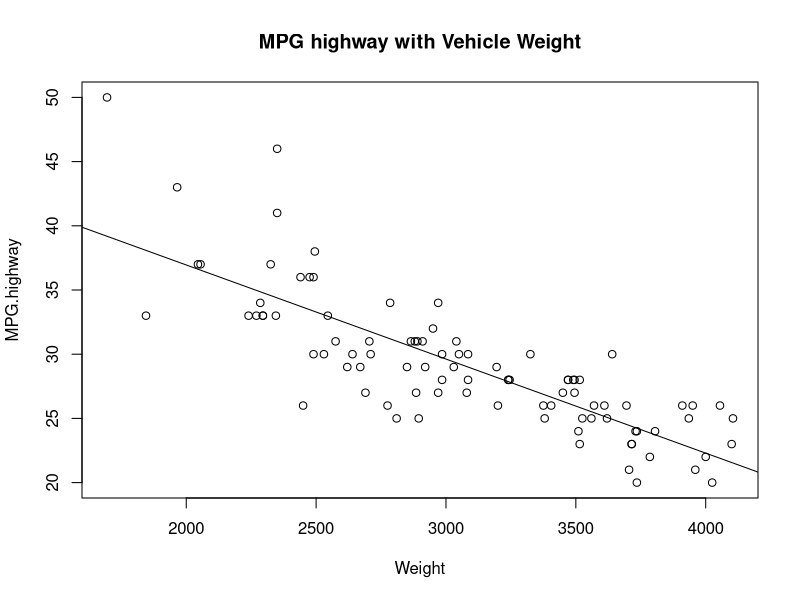
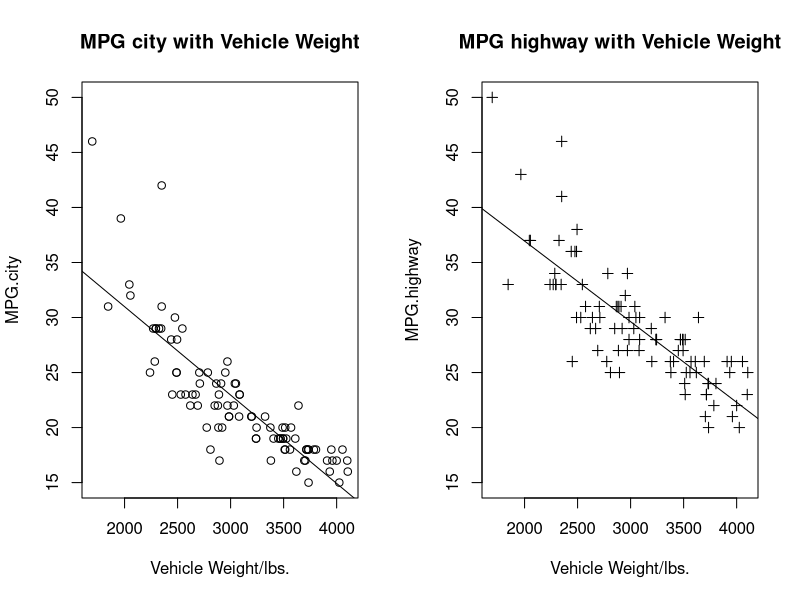
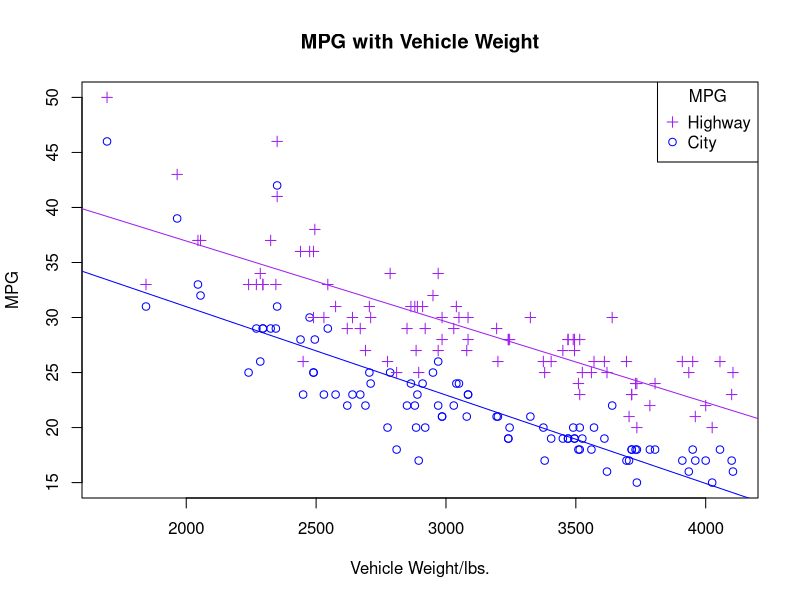

These charts were generated, in order, by the following R code:
# scatterplots-Cars93.R
#
# A scatterplot has numeric values on both axes.
# Create a scatterplot to investigate relationships between
# numeric variables in your dataset.

library(MASS)
cr = Cars93

# ------- Vehicle weight and highway MPG -------

# Note that R labels the axes from the column names:
plot(formula=MPG.highway~Weight, 
     data=cr)

# Compute a linear model:
fit=lm(cr$MPG.highway~cr$Weight)
# Overlay it on the plot:
abline(fit)
# Add a title
title("MPG highway with Vehicle Weight")

# ------- Vehicle weight and MPG: city and highway -------

# Two plots, side by side: mfrow: 1 row, 2 columns
par(mfrow=c(1,2))

yli=c(15,50) # enforce same y limits for both plots

# labels for x and y
yl = "MPG.city"
xl = "Vehicle Weight/lbs."

plot(formula=MPG.city~Weight, 
     data=cr, 
     xlab=xl, 
     ylab=yl,
     ylim=yli,
     pch=1)
fit=lm(cr$MPG.city~cr$Weight) 
abline(fit)
title("MPG city with Vehicle Weight")

yl="MPG.highway"
plot(formula=MPG.highway~Weight, 
     data=cr, 
     xlab=xl, 
     ylab=yl,
     ylim=yli,
     pch=3)
fit=lm(cr$MPG.highway~cr$Weight)
abline(fit)
title("MPG highway with Vehicle Weight")
par(mfrow=c(1,1), pch=1) # change back to default layout: 1 plot alone

# --------- Overplotting on a single plot, using points() ----------

# weight and MPG 
# Color the points with "col", and give them a point type with "pch":

# labels for x and y axes:
yl = "MPG"
xl = "Vehicle Weight/lbs."

# plot MPG.city vs. Weight, in blue. 
# pch indicates point type:
plot(formula=MPG.city~Weight, 
     data=cr, 
     xlab=xl, 
     ylab=yl, 
     col="blue", # change color of points
     pch=1,      # specify point type
     ylim=yli)

# compute and draw linear fit forMPG.city vs. Weight:
fit=lm(cr$MPG.city~cr$Weight) 
abline(fit, col="blue")
title("MPG with Vehicle Weight")

# overplot MPG.highway vs. Weight, in purple. 
# pch indicates point type:
points(cr$Weight, 
       cr$MPG.highway, 
       col="purple", # change color of points
       pch=3,        # specify point type
       ylim=yli)

# compute and draw linear fit for MPG.highway vs. Weight:
fit2=lm(cr$MPG.highway~cr$Weight)
abline(fit2,col="purple")

# legend shows points and colors for each data type:
legend(x="topright",               
       title="MPG",         
       legend=c("Highway","City"), 
       pch=c(3,1),
       col=c("purple","blue"))          
par(mfrow=c(1,1), pch=1)

# # ------------------ Wheelbase vs. Length scatter plot ------------------
# 
# # scatter plots. Note that R labels the axes for you here:
# 
# # Wheelbase vs. Length, with regression line:
# plot(Wheelbase~Length, data=cr)
# title("Vehicle Wheelbase (in) by Length (in)")
# 
# # create and draw regression line:
# fit2=lm(cr$Wheelbase~cr$Length)
# abline(fit2,col="purple")

# # ------------------ Wheelbase vs. Length Residuals ------------------
# 
# # Let's look at the residuals, the difference between the fitted
# # values (expected by the linear model) and the real values.
# resid=resid(fit2)
# plot(cr$Length, resid,
#      ylab="Residuals",
#      xlab="Vehicle Length",
#      main="Residuals: Vehicle Wheelbase with Length")
# abline(0,0) # the horizon line
